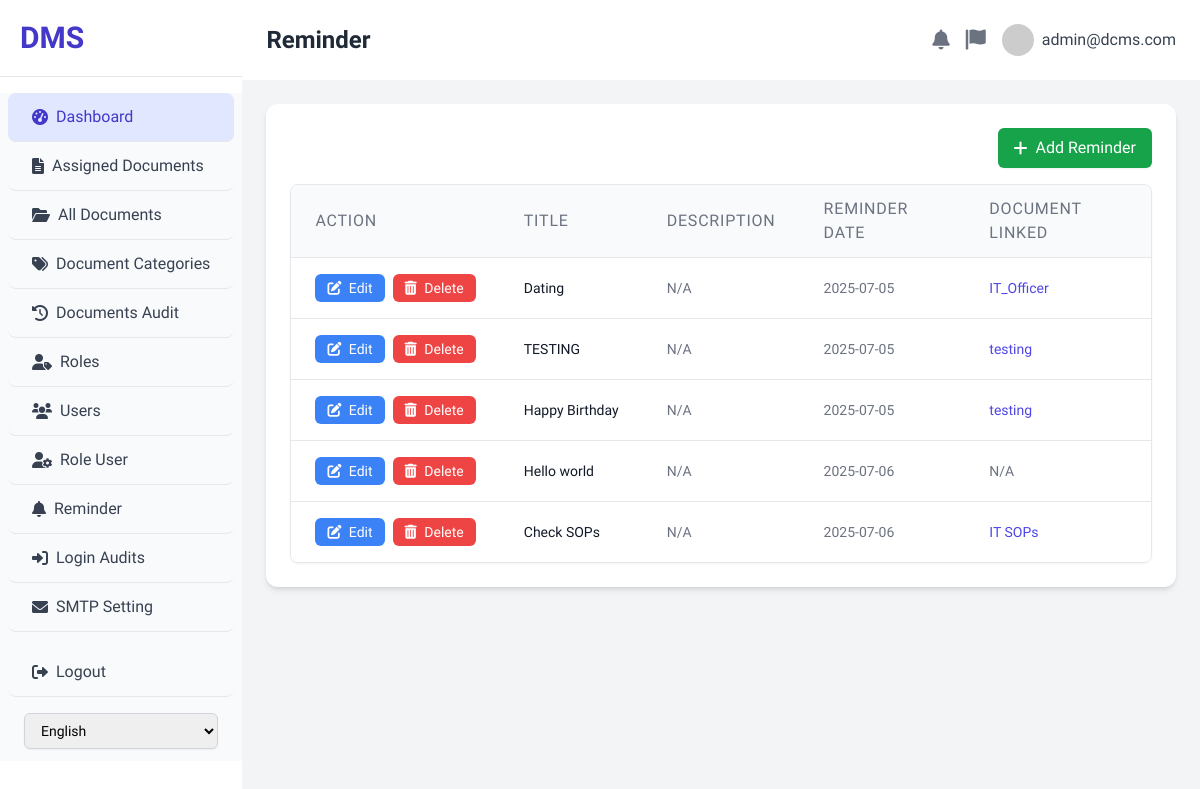
/reminder.php (signed in), run on the app's committed database.
### tables this page shows
CREATE TABLE `reminders` (
  `id` int(11) NOT NULL,
  `user_id` int(11) NOT NULL,
  `document_id` int(11) DEFAULT NULL,
  `reminder_date` date NOT NULL,
  `title` varchar(255) NOT NULL,
  `description` text DEFAULT NULL,
  `created_at` timestamp NOT NULL DEFAULT current_timestamp()
);

CREATE TABLE `documents` (
  `id` int(11) NOT NULL,
  `name` varchar(255) NOT NULL,
  `description` text DEFAULT NULL,
  `category_id` int(11) DEFAULT NULL,
  `file_path` varchar(255) NOT NULL,
  `meta_tags` text DEFAULT NULL,
  `created_by_user_id` int(11) DEFAULT NULL,
  `created_at` timestamp NOT NULL DEFAULT current_timestamp(),
  `updated_at` timestamp NOT NULL DEFAULT current_timestamp() ON UPDATE current_timestamp(),
  `expired_date` date DEFAULT NULL
);

### auth_check.php (called while the page is built, shortened)
<?php
$user_email = $_SESSION['user_email'] ?? 'Guest';
?>

### reminder.php (the view, shortened to what this page needs)
<!DOCTYPE html>
<html lang="en">
<head>
    <script src="https://cdn.tailwindcss.com"></script>
    <link rel="stylesheet" href="https://cdnjs.cloudflare.com/ajax/libs/font-awesome/6.0.0-beta3/css/all.min.css">
</head>
<body class="flex h-screen overflow-hidden">
    <?php
    include 'auth_check.php';
    $all_reminders = [];
    $sql = "SELECT r.id, r.title, r.description, r.reminder_date, d.name as document_name, r.document_id
            FROM reminders r
            LEFT JOIN documents d ON r.document_id = d.id
            WHERE r.user_id = ?
            ORDER BY r.reminder_date ASC, r.created_at DESC";
    $stmt = $conn->prepare($sql);
    $stmt->bind_param("i", $_SESSION['user_id']);
    $stmt->execute();
    $result = $stmt->get_result();
    if ($result && $result->num_rows > 0) {
        while ($row = $result->fetch_assoc()) {
            $all_reminders[] = $row;
        }
    }
    ?>
    <div class="w-70 bg-white shadow-lg flex-shrink-0 overflow-y-auto">
        <div class="p-5 border-b border-gray-200">
            <h1 class="text-3xl font-extrabold text-indigo-700">DMS</h1>
        </div>
        <nav class="mt-4 bg-gray-50">
            <a href="dashboard.php" class="flex items-center py-3 px-6 text-gray-700 hover:bg-indigo-50 hover:text-indigo-500 rounded-lg mx-2 transition duration-150 ease-in-out bg-indigo-100 text-indigo-700 border-b">
                <i class="fas fa-tachometer-alt mr-2"></i> <?php echo $lang['dashboard']; ?>
            </a>
            <a href="assigned_documents.php" class="flex items-center py-3 px-6 text-gray-700 hover:bg-indigo-50 hover:text-indigo-700 rounded-lg mx-2 transition duration-150 ease-in-out border-b">
                <i class="fas fa-file-alt mr-2"></i> <?php echo $lang['assigned_documents']; ?>
            </a>
            <a href="all_documents.php" class="flex items-center py-3 px-6 text-gray-700 hover:bg-indigo-50 hover:text-indigo-700 rounded-lg mx-2 transition duration-150 ease-in-out border-b">
                <i class="fas fa-folder-open mr-2"></i> <?php echo $lang['all_documents']; ?>
            </a>
            <a href="document_categories.php" class="flex items-center py-3 px-6 text-gray-700 hover:bg-indigo-50 hover:text-indigo-700 rounded-lg mx-2 transition duration-150 ease-in-out border-b">
                <i class="fas fa-tags mr-2"></i> <?php echo $lang['document_categories']; ?>
            </a>
            <a href="documents_audit_trail.php" class="flex items-center py-3 px-6 text-gray-700 hover:bg-indigo-50 hover:text-indigo-700 rounded-lg mx-2 transition duration-150 ease-in-out border-b">
                <i class="fas fa-history mr-2"></i> <?php echo $lang['documents_audit_trail']; ?>
            </a>
            <a href="roles.php" class="flex items-center py-3 px-6 text-gray-700 hover:bg-indigo-50 hover:text-indigo-700 rounded-lg mx-2 transition duration-150 ease-in-out border-b">
                <i class="fas fa-user-tag mr-2"></i> <?php echo $lang['roles']; ?>
            </a>
            <a href="users.php" class="flex items-center py-3 px-6 text-gray-700 hover:bg-indigo-50 hover:text-indigo-700 rounded-lg mx-2 transition duration-150 ease-in-out border-b">
                <i class="fas fa-users mr-2"></i> <?php echo $lang['users']; ?>
            </a>
            <a href="role_user.php" class="flex items-center py-3 px-6 text-gray-700 hover:bg-indigo-50 hover:text-indigo-700 rounded-lg mx-2 transition duration-150 ease-in-out border-b">
                <i class="fas fa-user-cog mr-2"></i> <?php echo $lang['role_user']; ?>
            </a>
            <a href="reminder.php" class="flex items-center py-3 px-6 text-gray-700 hover:bg-indigo-50 hover:text-indigo-700 rounded-lg mx-2 transition duration-150 ease-in-out border-b">
                <i class="fas fa-bell mr-2"></i> <?php echo $lang['reminder']; ?>
            </a>
            <a href="#" class="flex items-center py-3 px-6 text-gray-700 hover:bg-indigo-50 hover:text-indigo-700 rounded-lg mx-2 transition duration-150 ease-in-out border-b">
                <i class="fas fa-sign-in-alt mr-2"></i> <?php echo $lang['login_audits']; ?>
            </a>
            <a href="#" class="flex items-center py-3 px-6 text-gray-700 hover:bg-indigo-50 hover:text-indigo-700 rounded-lg mx-2 transition duration-150 ease-in-out border-b">
                <i class="fas fa-envelope mr-2"></i> <?php echo $lang['smtp_setting']; ?>
            </a>
            <a href="/dcms/logout.php" class="flex items-center py-3 px-6 text-gray-700 hover:bg-red-50 hover:text-red-700 rounded-lg mx-2 transition duration-150 ease-in-out mt-4 border-b" id="logout-link">
                <i class="fas fa-sign-out-alt mr-2"></i> <?php echo $lang['logout']; ?>
            </a>
            <div class="px-6 py-3">
                <form method="post" id="lang-form">
                    <select name="lang" id="lang-select" class="mt-1 block w-full px-3 py-2 border border-gray-300 rounded-md shadow-sm focus:ring-indigo-500 focus:border-indigo-500 sm:text-sm" onchange="document.getElementById('lang-form').submit()">
                        <option value="en" <?php echo ($_SESSION['lang'] === 'en') ? 'selected' : ''; ?>>English</option>
                    </select>
                </form>
            </div>
        </nav>
    </div>
    <div class="flex-1 flex flex-col overflow-hidden">
        <header class="flex items-center justify-between p-6 bg-white shadow-md">
            <div class="flex items-center">
                <h1 class="text-2xl font-semibold text-gray-800"><?php echo $lang['reminder']; ?></h1>
            </div>
            <div class="flex items-center space-x-4">
                <button class="text-gray-500 hover:text-gray-700 focus:outline-none focus:text-gray-700">
                    <i class="fas fa-bell text-xl"></i>
                </button>
                <button class="text-gray-500 hover:text-gray-700 focus:outline-none focus:text-gray-700">
                    <i class="fas fa-flag text-xl"></i>
                </button>
                <div class="relative">
                    <button class="flex items-center space-x-2 text-gray-700 hover:text-gray-900 focus:outline-none focus:text-gray-900">
                        <img class="h-8 w-8 rounded-full object-cover" src="https://placehold.co/150x150/cccccc/ffffff?text=User" alt="User Avatar">
                        <span class="hidden md:inline-block font-medium"><?php echo htmlspecialchars($user_email); ?></span>
                    </button>
                </div>
            </div>
        </header>
        <main class="flex-1 overflow-x-hidden overflow-y-auto bg-gray-100 p-6">
            <div class="bg-white rounded-xl shadow-md p-6">
                <div class="flex justify-end mb-4">
                    <button id="add-reminder-btn" class="px-4 py-2 bg-green-600 text-white rounded-md shadow-sm hover:bg-green-700 transition duration-150 ease-in-out flex items-center">
                        <i class="fas fa-plus mr-2"></i> <?php echo $lang['add_reminder']; ?>
                    </button>
                </div>
                <div class="overflow-x-auto rounded-lg shadow-sm border border-gray-200">
                    <table class="min-w-full divide-y divide-gray-200">
                        <thead class="bg-gray-50">
                            <tr>
                                <th scope="col" class="px-6 py-3 text-left text-1xs font-medium text-gray-500 uppercase tracking-wider"><?php echo $lang['action']; ?></th>
                                <th scope="col" class="px-6 py-3 text-left text-1xs font-medium text-gray-500 uppercase tracking-wider"><?php echo $lang['title']; ?></th>
                                <th scope="col" class="px-6 py-3 text-left text-1xs font-medium text-gray-500 uppercase tracking-wider"><?php echo $lang['description']; ?></th>
                                <th scope="col" class="px-6 py-3 text-left text-1xs font-medium text-gray-500 uppercase tracking-wider"><?php echo $lang['reminder_date']; ?></th>
                                <th scope="col" class="px-6 py-3 text-left text-1xs font-medium text-gray-500 uppercase tracking-wider"><?php echo $lang['document_linked']; ?></th>
                            </tr>
                        </thead>
                        <tbody class="bg-white divide-y divide-gray-200">
                            <?php if (empty($all_reminders)): ?>
                                <tr>
                                    <td colspan="5" class="px-6 py-4 whitespace-nowrap text-sm text-gray-500 text-center">No reminders found.</td>
                                </tr>
                            <?php else: ?>
                                <?php foreach ($all_reminders as $reminder): ?>
                                <tr>
                                    <td class="px-6 py-4 whitespace-nowrap text-sm font-medium text-gray-900">
                                        <div class="flex items-center space-x-2">
                                            <button class="px-3 py-1 bg-blue-500 text-white rounded-md hover:bg-blue-600 transition duration-150 ease-in-out edit-reminder-btn"
                                                    data-reminder-id="<?php echo htmlspecialchars($reminder['id']); ?>"
                                                    data-title="<?php echo htmlspecialchars($reminder['title']); ?>"
                                                    data-description="<?php echo htmlspecialchars($reminder['description']); ?>"
                                                    data-reminder-date="<?php echo htmlspecialchars($reminder['reminder_date']); ?>"
                                                    data-document-id="<?php echo htmlspecialchars($reminder['document_id'] ?? ''); ?>">
                                                <i class="fas fa-edit mr-1"></i> Edit
                                            </button>
                                            <form action="reminder.php" method="POST" onsubmit="return confirm('Are you sure you want to delete this reminder?');" class="inline-block">
                                                <button type="submit" class="px-3 py-1 bg-red-500 text-white rounded-md hover:bg-red-600 transition duration-150 ease-in-out">
                                                    <i class="fas fa-trash-alt mr-1"></i> Delete
                                                </button>
                                            </form>
                                        </div>
                                    </td>
                                    <td class="px-6 py-4 whitespace-nowrap text-sm text-gray-900"><?php echo htmlspecialchars($reminder['title']); ?></td>
                                    <td class="px-6 py-4 whitespace-nowrap text-sm text-gray-500"><?php echo htmlspecialchars($reminder['description'] ?: 'N/A'); ?></td>
                                    <td class="px-6 py-4 whitespace-nowrap text-sm text-gray-500"><?php echo htmlspecialchars($reminder['reminder_date']); ?></td>
                                    <td class="px-6 py-4 whitespace-nowrap text-sm text-gray-500">
                                        <?php if ($reminder['document_id']): ?>
                                            <a href="view_document.php?id=<?php echo htmlspecialchars($reminder['document_id']); ?>" class="text-indigo-600 hover:underline">
                                                <?php echo htmlspecialchars($reminder['document_name']); ?>
                                            </a>
                                        <?php else: ?>
                                            N/A
                                        <?php endif; ?>
                                    </td>
                                </tr>
                                <?php endforeach; ?>
                            <?php endif; ?>
                        </tbody>
                    </table>
                </div>
            </div>
        </main>
    </div>
</body>
</html>

### reminder.php (style rules this page uses)
body { font-family: 'Battambang', sans-serif; background-color: #f0f2f5; }

### data on the page
reminders: title "Dating", description "N/A", reminder_date "2025-07-05", document.name "IT_Officer"
reminders: title "TESTING", description "N/A", reminder_date "2025-07-05", document.name "testing"
reminders: title "Happy Birthday", description "N/A", reminder_date "2025-07-05", document.name "testing"
reminders: title "Hello world", description "N/A", reminder_date "2025-07-06"
reminders: title "Check SOPs", description "N/A", reminder_date "2025-07-06", document.name "IT SOPs"

### other printed values
$lang['dashboard'] "Dashboard"
$lang['assigned_documents'] "Assigned Documents"
$lang['all_documents'] "All Documents"
$lang['document_categories'] "Document Categories"
$lang['documents_audit_trail'] "Documents Audit"
$lang['roles'] "Roles"
$lang['users'] "Users"
$lang['role_user'] "Role User"
$lang['reminder'] "Reminder"
$lang['login_audits'] "Login Audits"
$lang['smtp_setting'] "SMTP Setting"
$lang['logout'] "Logout"
$user_email "admin@dcms.com"
$lang['add_reminder'] "Add Reminder"
$lang['action'] "ACTION"
